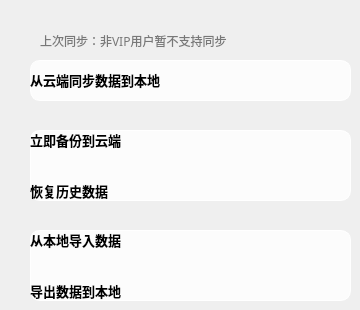
     <widget class="QWidget" name="tab_5">
      <attribute name="title">
       <string>数据</string>
      </attribute>
      <widget class="QLabel" name="label_user_last_backup_time_title">
       <property name="geometry">
        <rect>
         <x>40</x>
         <y>30</y>
         <width>61</width>
         <height>21</height>
        </rect>
       </property>
       <property name="font">
        <font>
         <family>思源黑体</family>
         <bold>false</bold>
         <kerning>false</kerning>
        </font>
       </property>
       <property name="styleSheet">
        <string notr="true">border: 0px solid #FF8D16;
border-radius: 0px;
background-color: rgba(0, 0, 0, 0);
color: rgba(0, 0, 0, 0.5);</string>
       </property>
       <property name="text">
        <string>上次同步：</string>
       </property>
      </widget>
      <widget class="QWidget" name="widget_area_user_data_server" native="true">
       <property name="geometry">
        <rect>
         <x>30</x>
         <y>130</y>
         <width>321</width>
         <height>71</height>
        </rect>
       </property>
       <property name="styleSheet">
        <string notr="true">QWidget {
border-style: solid;
border-radius: 10px;
border: 1px solid white;
background-color:rgba(255, 255, 255, 200);
}</string>
       </property>
       <layout class="QGridLayout" name="gridLayout_5">
        <item row="0" column="0">
         <layout class="QVBoxLayout" name="verticalLayout_2">
          <item>
           <widget class="QPushButton" name="push_button_area_user_data_backup">
            <property name="font">
             <font>
              <family>思源黑体</family>
              <pointsize>10</pointsize>
              <bold>true</bold>
             </font>
            </property>
            <property name="cursor">
             <cursorShape>PointingHandCursor</cursorShape>
            </property>
            <property name="styleSheet">
             <string notr="true">QPushButton {
border: none;
background: rgba(0, 0, 0, 0);
text-align:left;
}
QPushButton:hover {
font-weight: bold;
}</string>
            </property>
            <property name="text">
             <string>立即备份到云端</string>
            </property>
           </widget>
          </item>
          <item>
           <spacer name="verticalSpacer">
            <property name="orientation">
             <enum>Qt::Orientation::Vertical</enum>
            </property>
            <property name="sizeHint" stdset="0">
             <size>
              <width>20</width>
              <height>40</height>
             </size>
            </property>
           </spacer>
          </item>
          <item>
           <widget class="QPushButton" name="push_button_area_user_data_recover">
            <property name="font">
             <font>
              <family>思源黑体</family>
              <pointsize>10</pointsize>
              <bold>true</bold>
             </font>
            </property>
            <property name="cursor">
             <cursorShape>PointingHandCursor</cursorShape>
            </property>
            <property name="styleSheet">
             <string notr="true">QPushButton {
border: none;
background: rgba(0, 0, 0, 0);
text-align:left;
}
QPushButton:hover {
font-weight: bold;
}</string>
            </property>
            <property name="text">
             <string>恢复历史数据</string>
            </property>
           </widget>
          </item>
         </layout>
        </item>
       </layout>
      </widget>
      <widget class="QWidget" name="widget_area_user_data_local" native="true">
       <property name="geometry">
        <rect>
         <x>30</x>
         <y>230</y>
         <width>321</width>
         <height>71</height>
        </rect>
       </property>
       <property name="styleSheet">
        <string notr="true">QWidget {
border-style: solid;
border-radius: 10px;
border: 1px solid white;
background-color:rgba(255, 255, 255, 200);
}</string>
       </property>
       <layout class="QGridLayout" name="gridLayout_6">
        <item row="0" column="0">
         <layout class="QVBoxLayout" name="verticalLayout_3">
          <item>
           <widget class="QPushButton" name="push_button_area_user_data_import">
            <property name="font">
             <font>
              <family>思源黑体</family>
              <pointsize>10</pointsize>
              <bold>true</bold>
             </font>
            </property>
            <property name="cursor">
             <cursorShape>PointingHandCursor</cursorShape>
            </property>
            <property name="styleSheet">
             <string notr="true">QPushButton {
border: none;
background: rgba(0, 0, 0, 0);
text-align:left;
}
QPushButton:hover {
font-weight: bold;
}</string>
            </property>
            <property name="text">
             <string>从本地导入数据</string>
            </property>
           </widget>
          </item>
          <item>
           <spacer name="verticalSpacer_3">
            <property name="orientation">
             <enum>Qt::Orientation::Vertical</enum>
            </property>
            <property name="sizeHint" stdset="0">
             <size>
              <width>20</width>
              <height>40</height>
             </size>
            </property>
           </spacer>
          </item>
          <item>
           <widget class="QPushButton" name="push_button_area_user_data_export">
            <property name="font">
             <font>
              <family>思源黑体</family>
              <pointsize>10</pointsize>
              <bold>true</bold>
             </font>
            </property>
            <property name="cursor">
             <cursorShape>PointingHandCursor</cursorShape>
            </property>
            <property name="styleSheet">
             <string notr="true">QPushButton {
border: none;
background: rgba(0, 0, 0, 0);
text-align:left;
}
QPushButton:hover {
font-weight: bold;
}</string>
            </property>
            <property name="text">
             <string>导出数据到本地</string>
            </property>
           </widget>
          </item>
         </layout>
        </item>
       </layout>
      </widget>
      <widget class="QWidget" name="widget_area_user_data_sync" native="true">
       <property name="geometry">
        <rect>
         <x>30</x>
         <y>60</y>
         <width>321</width>
         <height>41</height>
        </rect>
       </property>
       <property name="styleSheet">
        <string notr="true">QWidget {
border-style: solid;
border-radius: 10px;
border: 1px solid white;
background-color:rgba(255, 255, 255, 200);
}</string>
       </property>
       <layout class="QGridLayout" name="gridLayout_8">
        <item row="0" column="0">
         <layout class="QVBoxLayout" name="verticalLayout_5">
          <item>
           <widget class="QPushButton" name="push_button_area_user_data_synchronization">
            <property name="font">
             <font>
              <family>思源黑体</family>
              <pointsize>10</pointsize>
              <bold>true</bold>
             </font>
            </property>
            <property name="cursor">
             <cursorShape>PointingHandCursor</cursorShape>
            </property>
            <property name="styleSheet">
             <string notr="true">QPushButton {
border: none;
background: rgba(0, 0, 0, 0);
text-align:left;
}
QPushButton:hover {
font-weight: bold;
}</string>
            </property>
            <property name="text">
             <string>从云端同步数据到本地</string>
            </property>
           </widget>
          </item>
         </layout>
        </item>
       </layout>
      </widget>
      <widget class="QLabel" name="label_user_last_backup_time">
       <property name="geometry">
        <rect>
         <x>100</x>
         <y>30</y>
         <width>241</width>
         <height>21</height>
        </rect>
       </property>
       <property name="font">
        <font>
         <family>思源黑体</family>
         <bold>false</bold>
         <kerning>false</kerning>
        </font>
       </property>
       <property name="styleSheet">
        <string notr="true">border: 0px solid #FF8D16;
border-radius: 0px;
background-color: rgba(0, 0, 0, 0);
color: rgba(0, 0, 0, 0.5);</string>
       </property>
       <property name="text">
        <string>非VIP用户暂不支持同步</string>
       </property>
      </widget>
     </widget>
